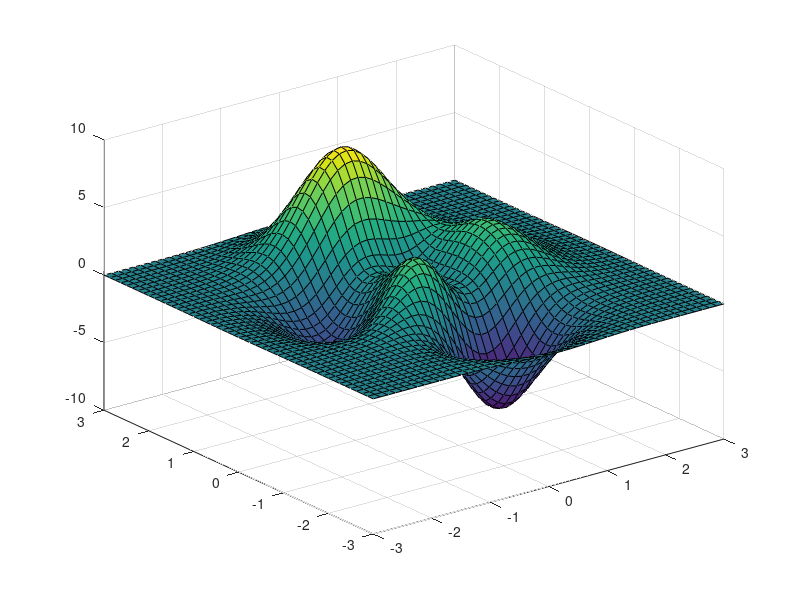
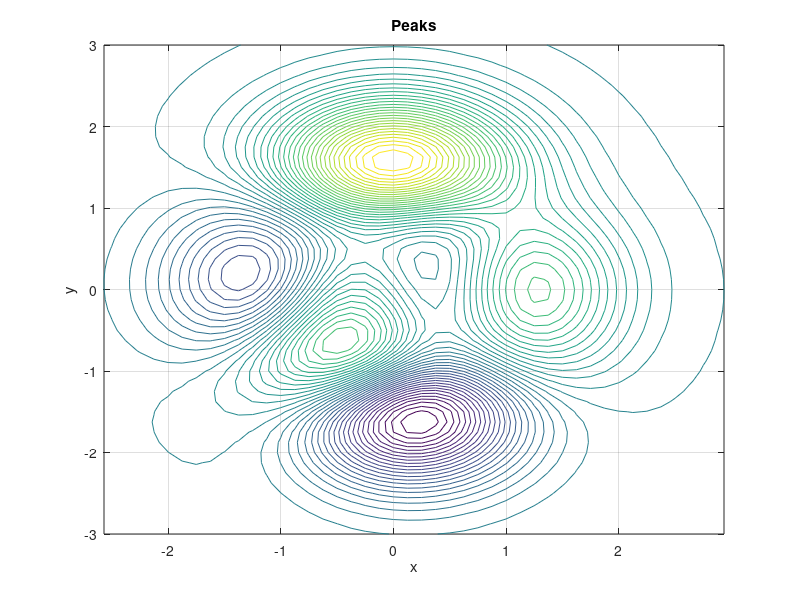
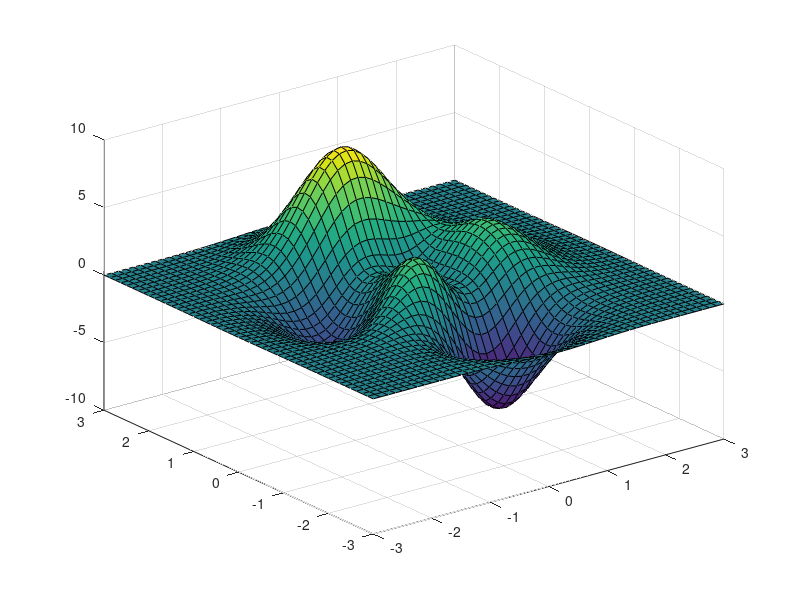
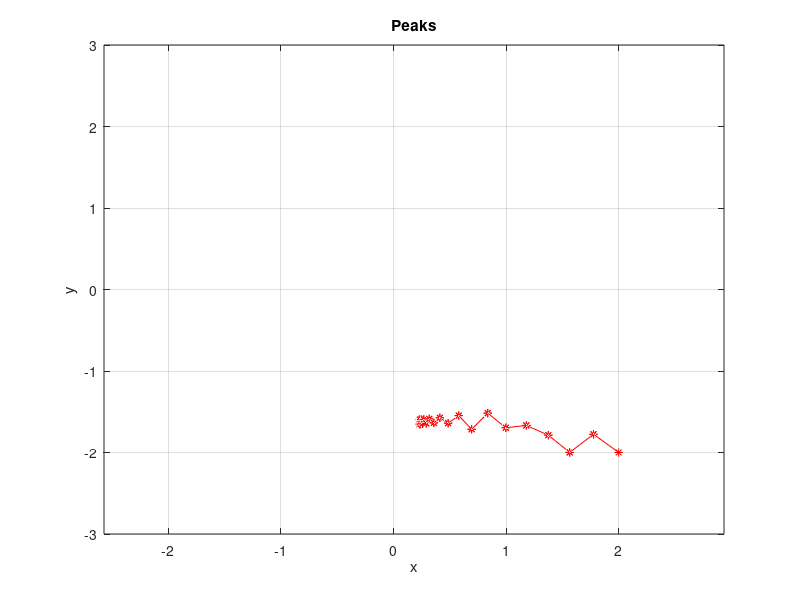

Recreate these plots in MATLAB, in order.
function  [xz,y,z] = peaksRMSProp(eta,gamma,X,Y)


if nargin == 0
X = 2; Y = -2;  eta =  0.05; gamma = 0.95;
elseif nargin == 1
    X = 2; Y = -2;   gamma = 0.95;
elseif nargin == 2
    X = 2; Y = -2;  
end
    dx = 1/8;
    [x,y] = meshgrid(-3:dx:3);


z =  3*(1-x).^2.*exp(-(x.^2) - (y+1).^2) ...
   - 10*(x/5 - x.^3 - y.^5).*exp(-x.^2-y.^2) ...
   - 1/3*exp(-(x+1).^2 - y.^2);
Z = @(x,y)  3*(1-x).^2.*exp(-(x.^2) - (y+1).^2) ...
   - 10*(x/5 - x.^3 - y.^5).*exp(-x.^2-y.^2) ...
   - 1/3*exp(-(x+1).^2 - y.^2);

 figure
    surf(x,y,z)

   figure
    contour(x,y,z,50)
    axis('tight')
    xlabel('x'), ylabel('y'), title('Peaks')
    grid on
    g = gca;
if nargout > 1
    xz = x;
elseif nargout == 1
    xz = z;
else
    % Self demonstration
    %disp(' ')
   % disp('z =  3*(1-x).^2.*exp(-(x.^2) - (y+1).^2) ... ')
   % disp('   - 10*(x/5 - x.^3 - y.^5).*exp(-x.^2-y.^2) ... ')
   % disp('   - 1/3*exp(-(x+1).^2 - y.^2) ')
   % disp(' ')
   figure
    surf(x,y,z)

   figure
    contour(x,y,z,50)
    axis('tight')
    xlabel('x'), ylabel('y'), title('Peaks')
    grid on
    g = gca;
    
end

%% gradient
dEdx = @(x,y) (exp(- (x + 1).^2 - y.^2).*(2*x + 2))/3 + 3*exp(- (y + 1).^2 - x.^2).*(2*x - 2) + exp(- x.^2 - y.^2)*(30*x.^2 - 2) - 6*x.*exp(- (y + 1).^2 - x.^2).*(x - 1).^2 - 2*x.*exp(- x.^2 - y.^2).*(10*x.^3 - 2*x + 10*y.^5);
dEdy = @(x,y) (2*y.*exp(- (x + 1).^2 - y.^2))/3 + 50*y.^4.*exp(- x.^2 - y.^2) - 3*exp(- (y + 1).^2 - x.^2).*(2*y + 2).*(x - 1).^2 - 2*y.*exp(- x.^2 - y.^2).*(10*x.^3 - 2*x + 10*y.^5);
hold on
%%


%X0=X; Y0=Y;
%%
i = 1;  eps = 1; EX = 0; EY=0;
while eps>1e-6 && i < 30
   % dx =- eta*dEdx(X,Y); dy =- eta*dEdy(X,Y);
    g2X = dEdx(X,Y).^2; g2Y = dEdy(X,Y).^2;
    EX = gamma*EX+(1-gamma)*g2X; EY = gamma*EY+(1-gamma)*g2Y;
    X1 = X- eta*dEdx(X,Y)/sqrt(EX+1e-16);
    Y1 = Y- eta*dEdy(X,Y)/sqrt(EY+1e-16);
    eps = sqrt(abs(X-X1)+abs(Y-Y1));
    plot3(g,[X,X1],[Y,Y1],[Z(X,Y),Z(X1,Y1)],'r-*')
  
    %plot(x,y(x),'b')
    pause(0.5)
    drawnow
    % X0=X; Y0=Y;
    X = X1; Y = Y1;
    i = i+1;
end
eps